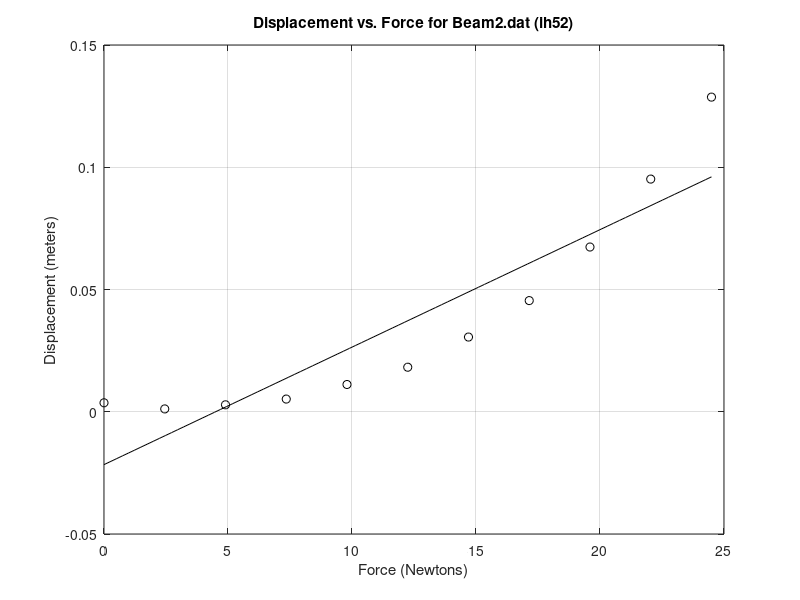

This chart was generated by the following MATLAB code:
 % RunBeam1.m
 % [Ian Hanus]
 % September 6, 2017
 % Based on: RunCam.m
 % Written by: Michael R. Gustafson II (mrg@duke.edu)
    
 % I have adhered to all the tenets of the 
 % Duke Community Standard in creating this code.
 % Signed: [ih52]
    
%% Initialize the workspace
% Clear all variables
clear

% Change display to short exponential format
format short e

% Load and manipulate the data
% Load data from Beam1.dat
load Beam2.dat

% Copy data from each column into new variables
Mass = Beam2(:,1);
Displacement = Beam2(:,2);

% Convert Mass to a Force measurement
Force = Mass*9.81;

% Convert Displacement in inches to meters
Displacement = (Displacement*2.54)/100;

%% Generate and save plots
% Bring up a figure window
figure(1)

% Clear the figure window
clf

% Plot Displacement as a function of Force
plot(Force, Displacement, 'ko')

%% Perform Calculations
% Use polyfit to find first-order fit polynomials
P = polyfit(Force, Displacement, 1)

%% Generate Predictions
% Create 100 representational Force values
ForceModel = linspace(min(Force), max(Force), 100);

% Calculate Displacement predictions
DispModel = polyval(P, ForceModel);
grid('on')
%% Generate and save plots
%Turn hold on, plot the model values, and turn hold off
hold on
plot (ForceModel, DispModel, 'k-')
hold off

% Label and title the graph
xlabel('Force (Newtons)')
ylabel('Displacement (meters)')
title('Displacement vs. Force for Beam2.dat (ih52)')

% Save the graph to PostScript
print -deps Beam2Plot